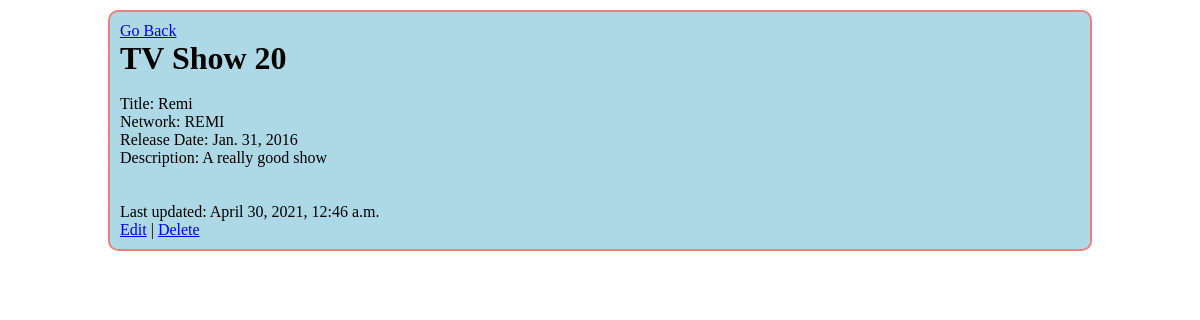
The app's page /shows/20 with its own data.
### shows_app/models.py (models this page shows)
class Show(models.Model):
    title = models.CharField(max_length=255)
    network = models.CharField(max_length=255)
    release = models.DateField()
    desc = models.TextField()
    created_at = models.DateTimeField(auto_now_add=True)
    updated_at = models.DateTimeField(auto_now=True)
    objects = ShowManager()

### shows_app/views.py (the view)
# urls.py: path('shows/<int:show_id>',views.feature),
def feature(request, show_id):
    if request.method == 'GET':
        context={
            'show':Show.objects.get(id=show_id)
        }
        return render(request,'feature.html',context)

### shows_app/templates/feature.html (shortened to what this page needs)
<!DOCTYPE html>
<html lang="en">
<head>
    {% load static%}
    <link rel="stylesheet" type="text/css" href="{% static 'styles.css' %}">
</head>
<body>
    <div id="wrapper">
        <p><a href="/">Go Back</a></p>
        <h1>TV Show {{show.id}}</h1>
        <br>
        <p>Title: {{show.title}}</p>
        <p>Network: {{show.network}}</p>
        <p>Release Date: {{show.release}}</p>
        <p>Description: {{show.desc}}</p>
        <br>
        <br>
        <p>Last updated: {{show.updated_at}}</p>
        <p><a href="/shows/{{show.id}}/edit">Edit</a> | <a href="/shows/delete/{{show.id}}">Delete</a></p>
    </div>
</body>
</html>

### shows_app/static/styles.css (style rules this page uses)
* { margin: 0px; padding: 0px; }
#wrapper { width: 960px; margin: 10px auto; padding: 10px; background-color: lightblue; border: 2px solid lightcoral; border-radius: 10px; }

### records on screen
Show: id "20", title "Remi", network "REMI", release "Jan. 31, 2016", desc "A really good show", updated_at "April 30, 2021, 12:46 a.m."
